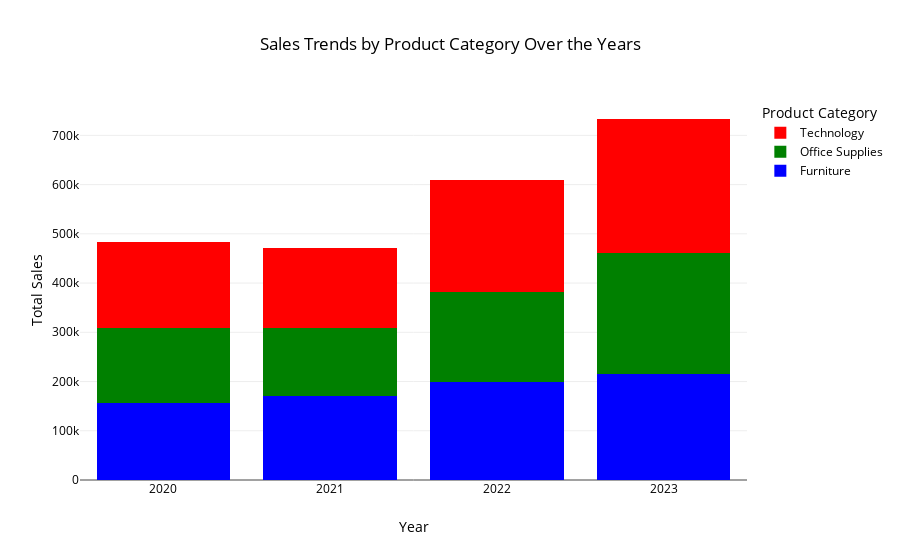

Notebook source saved alongside this figure:
### Code cell
import plotly.graph_objects as go
import pandas as pd

df = pd.read_csv('data.csv')

df['Order Date'] = pd.to_datetime(df['Order Date'], format='%d/%m/%Y %H:%M:%S')

df['Year'] = df['Order Date'].dt.year

furniture_df = df[df['Category'] == 'Furniture']
office_supplies_df = df[df['Category'] == 'Office Supplies']
technology_df = df[df['Category'] == 'Technology']

furniture_sales = furniture_df.groupby('Year')['Sales'].sum().reset_index()
office_supplies_sales = office_supplies_df.groupby('Year')['Sales'].sum().reset_index()
technology_sales = technology_df.groupby('Year')['Sales'].sum().reset_index()

fig = go.Figure()

fig.add_trace(go.Bar(x=furniture_sales['Year'], y=furniture_sales['Sales'], name='Furniture', marker_color='blue'))
fig.add_trace(go.Bar(x=office_supplies_sales['Year'], y=office_supplies_sales['Sales'], name='Office Supplies', marker_color='green'))
fig.add_trace(go.Bar(x=technology_sales['Year'], y=technology_sales['Sales'], name='Technology', marker_color='red'))

fig.update_layout(
    title='Sales Trends by Product Category Over the Years',
    xaxis_title='Year',
    yaxis_title='Total Sales',
    barmode='stack',  
    legend_title='Product Category',
    plot_bgcolor='white',  
    font=dict(color='black'),  
    xaxis=dict(
        tickmode='array',
        tickvals=furniture_sales['Year'],  
        ticktext=furniture_sales['Year'].astype(int), 
    )
)

fig.show()

### Figure 1 — Plotly figure (JSON) as saved in the notebook; plotly's stock layout.template omitted (floating-point values rounded to 4 significant figures)
{"data": [{"marker": {"color": "blue"}, "name": "Furniture", "type": "bar", "x": [2020, 2021, 2022, 2023], "y": [157200.0, 170500.0, 198900.0, 215400.0]}, {"marker": {"color": "green"}, "name": "Office Supplies", "type": "bar", "x": [2020, 2021, 2022, 2023], "y": [151800.0, 137200.0, 183900.0, 246100.0]}, {"marker": {"color": "red"}, "name": "Technology", "type": "bar", "x": [2020, 2021, 2022, 2023], "y": [175300.0, 162800.0, 226400.0, 271700.0]}], "layout": {"barmode": "stack", "font": {"color": "black"}, "legend": {"title": {"text": "Product Category"}}, "plot_bgcolor": "white", "title": {"text": "Sales Trends by Product Category Over the Years"}, "xaxis": {"tickmode": "array", "ticktext": [2020, 2021, 2022, 2023], "tickvals": [2020, 2021, 2022, 2023], "title": {"text": "Year"}}, "yaxis": {"title": {"text": "Total Sales"}}}}
